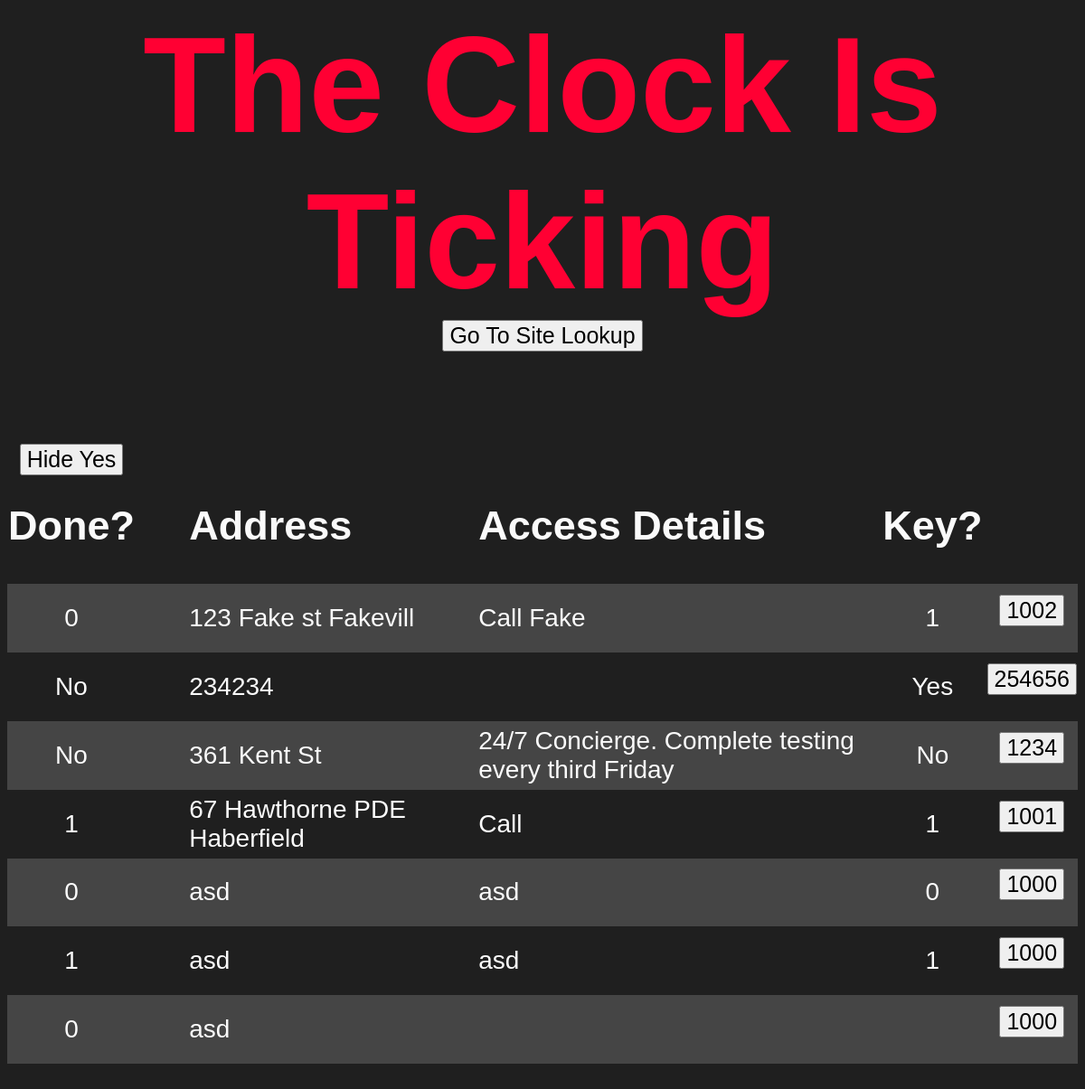
The page /monthly.php on the database as committed earlier.
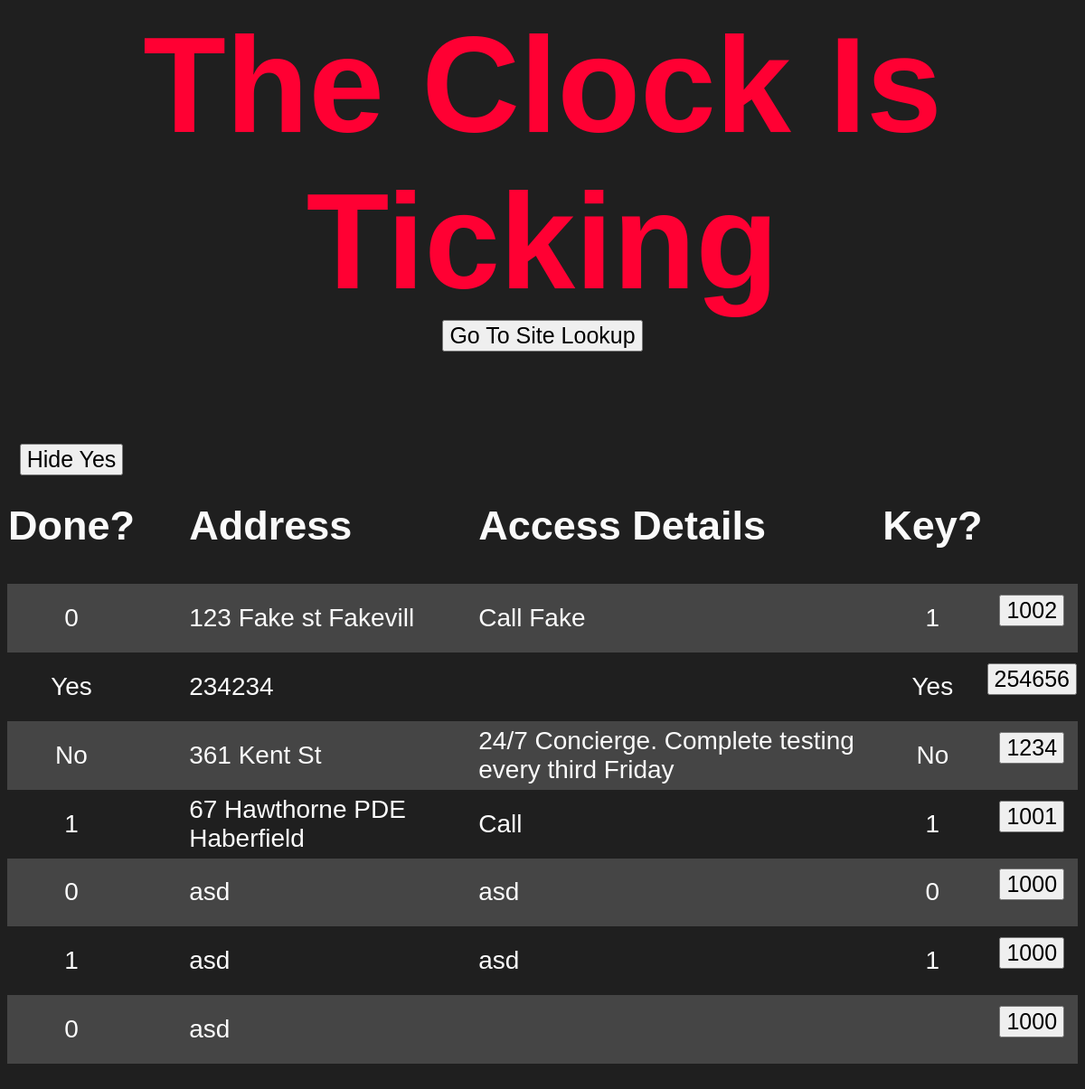
The same page on the database as committed later.
### tables this page shows
CREATE TABLE "keys" (
	"id_number"	INTEGER,
	"address"	TEXT,
	"key_holder"	TEXT,
	"date_of_issue"	TEXT,
	"key_provider"	TEXT,
	"large"	TEXT,
	"fip"	TEXT,
	"pump"	TEXT,
	"access"	TEXT,
	"is_key"	TEXT,
	"unique"	INTEGER,
	"area"	INTEGER,
	PRIMARY KEY("unique" AUTOINCREMENT)
);

### monthly.php (the view, shortened to what this page needs)
<html>
<head>
</head>
<body>
    <h1>
        The Clock Is Ticking
        <br>
        <button style="font-size: 25px; text-align: center" id="myButton">Go To Site Lookup</button>
    </h1>
<table>
    <tr>
        <td style="background-color: #1f1f1f">
                <form action="monthly.php" method="post">
                    <input style="padding-top: 1%" type="submit" value="Hide Yes" name="hide">
                </form>
        </td>
    </tr>
    <tr>
        <td style="width: 10%"><h2>Done?</h2></td>
        <td style="padding-left: 5%; text-align: left"><h2>Address</h2></td>
        <td style="text-align: left; padding-left: 5%"><h2>Access Details</h2></td>
        <td style="width: 10%"><h2>Key?</h2></td>
    </tr>
    <?php
    $pdo = new PDO('sqlite:keys.db');
    if ($_POST['hide'] == "Hide Yes") {
        $statement = $pdo->query("SELECT * from keys WHERE fip IS 'No' ORDER BY address ASC");
    } else {
        $statement = $pdo->query("SELECT * from keys WHERE fip IS NOT NULL ORDER BY address ASC");
    }
    $keys = $statement->fetchAll(PDO::FETCH_ASSOC);
        foreach($keys as $row => $key){
            echo "<tr><h3>";
            echo "<td style='padding-top: 1%; padding-bottom: 1%'>" .  $key['fip']  .  "</td>";
            echo "<td style='text-align: left; padding-left: 5%'>" .  $key['address']  .  "</td>";
            echo "<td style='text-align: left; padding-left: 5%'>" .  $key['access']  .  "</td>";
            echo "<td>" .  $key['is_key']  .  "</td>";
            echo "<td style='padding-top: 1%'><form action='monthly.php' id='done' method='post'><input  type='submit' name='done' value=" . $key['id_number'] . "></form></td>";
            echo "</h3></tr>";
        }
        echo "</table>";
    ?>
</body>
</html>

Rows that differ between the two databases and show on the page:
changed keys "Yes": fip "No" → "Yes"
